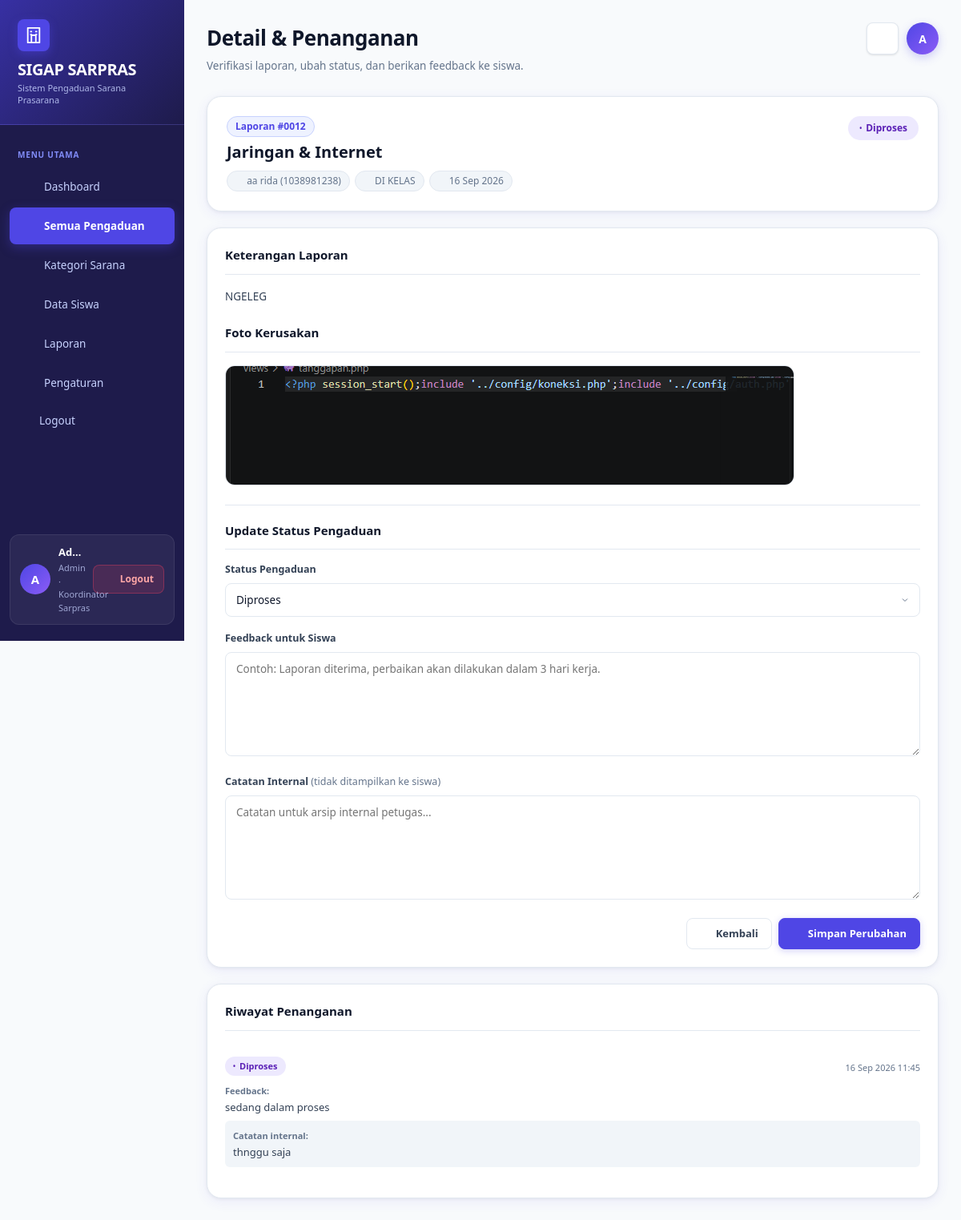
Screenshot of /views/tanggapan.php?id=12 (signed in) with the database file from the repository.
### tables this page shows
CREATE TABLE `pengaduan` (
  `id_pengaduan` int(11) NOT NULL,
  `nis` int(11) NOT NULL,
  `id_kategori` int(11) NOT NULL,
  `lokasi` varchar(150) NOT NULL,
  `keterangan` text NOT NULL,
  `foto` varchar(255) DEFAULT NULL,
  `status` enum('Menunggu','Diverifikasi','Diproses','Selesai','Ditolak') NOT NULL DEFAULT 'Menunggu',
  `created_at` datetime NOT NULL DEFAULT current_timestamp()
);

CREATE TABLE `kategori` (
  `id_kategori` int(11) NOT NULL,
  `nama_kategori` varchar(100) NOT NULL,
  `deskripsi` varchar(255) DEFAULT '',
  `aktif` tinyint(1) NOT NULL DEFAULT 1
);

CREATE TABLE `siswa` (
  `nis` int(11) NOT NULL,
  `nama` varchar(100) NOT NULL,
  `kelas` varchar(50) NOT NULL,
  `username` varchar(50) NOT NULL,
  `password` varchar(255) NOT NULL,
  `aktif` tinyint(1) NOT NULL DEFAULT 1
);

CREATE TABLE `penanganan` (
  `id_penanganan` int(11) NOT NULL,
  `id_pengaduan` int(11) NOT NULL,
  `username` varchar(50) NOT NULL,
  `status` varchar(30) NOT NULL,
  `feedback` varchar(255) DEFAULT '',
  `catatan` varchar(255) DEFAULT '',
  `created_at` datetime NOT NULL DEFAULT current_timestamp()
);

### models/Pengaduan.php (called while the page is built, shortened)
<?php
class Pengaduan {
    private $conn;
    public function __construct($conn) {
        $this->conn = $conn;
    }
    public function get($id) {
        $id = (int)$id;
        $sql = "SELECT p.*, s.nama, s.kelas, s.username, k.nama_kategori
                FROM pengaduan p
                JOIN siswa s ON s.nis=p.nis
                JOIN kategori k ON k.id_kategori=p.id_kategori
                WHERE p.id_pengaduan=$id";
        $q = mysqli_query($this->conn, $sql);
        return mysqli_fetch_assoc($q);
    }
    public function penanganan($id) {
        $id = (int)$id;
        return mysqli_query($this->conn,
            "SELECT p.*, a.nama AS nama_admin
             FROM penanganan p
             LEFT JOIN admin a ON a.username=p.username
             WHERE p.id_pengaduan=$id
             ORDER BY p.created_at DESC");
    }
}
?>

### views/tanggapan.php (the view, shortened to what this page needs)
<?php
include '../config/koneksi.php';
include '../config/icons.php';
include '../config/layout.php';
include '../models/Pengaduan.php';
$m   = new Pengaduan($conn);
$id  = (int)($_GET['id'] ?? 0);
$d   = $m->get($id);
$hist  = $m->penanganan($id);
?>
<!doctype html>
<html lang="id">
<head>
    <link rel="stylesheet" href="../assets/style.css?v=2">
</head>
<body>
<div class="app">
    <?= sidebar('complaints') ?>
    <main class="main">
        <div class="top">
            <div>
                <h2>Detail &amp; Penanganan</h2>
                <p>Verifikasi laporan, ubah status, dan berikan feedback ke siswa.</p>
            </div>
            <div class="top-actions">
                <div class="bell"><?= icon('bell', '17') ?></div>
                <div class="avatar"><?= strtoupper(substr($_SESSION['nama'] ?? 'A', 0, 1)) ?></div>
            </div>
        </div>
        <div class="detail-top">
            <div class="detail-title">
                <div>
                    <div style="font-size:12px;font-weight:600;color:var(--primary);margin-bottom:6px;background:var(--primary-bg);display:inline-block;padding:3px 10px;border-radius:999px;border:1px solid #c7d2fe;">
                        Laporan #<?= str_pad($id, 4, '0', STR_PAD_LEFT) ?>
                    </div>
                    <h3><?= htmlspecialchars($d['nama_kategori']) ?></h3>
                    <div class="meta">
                        <span><?= icon('user', '11') ?> <?= htmlspecialchars($d['nama']) ?> (<?= htmlspecialchars($d['nis']) ?>)</span>
                        <span><?= icon('location', '11') ?> <?= htmlspecialchars($d['lokasi']) ?></span>
                        <span><?= icon('calendar', '11') ?> <?= date('d M Y', strtotime($d['created_at'])) ?></span>
                    </div>
                </div>
                <span class="status <?= $d['status']==='Selesai' ? 'selesai' : ($d['status']==='Diproses' ? 'proses' : ($d['status']==='Ditolak' ? 'ditolak' : '')) ?>" style="font-size:12px;padding:6px 14px;">
                    <?= htmlspecialchars($d['status']) ?>
                </span>
            </div>
        </div>
        <div class="detail-grid">
            <div class="detail-box">
                <h4>Keterangan Laporan</h4>
                <p class="detail-copy"><?= nl2br(htmlspecialchars($d['keterangan'])) ?></p>
                <?php if (!empty($d['foto'])): ?>
                <h4 class="detail-subtitle">Foto Kerusakan</h4>
                <img class="detail-image" src="../assets/uploads/<?= htmlspecialchars($d['foto']) ?>" alt="Foto kerusakan">
                <?php endif; ?>
                <div class="detail-form">
                    <h4 style="border-top:none;padding-top:0;margin-bottom:16px;">Update Status Pengaduan</h4>
                    <form method="post">
                        <div class="field">
                            <label>Status Pengaduan</label>
                            <select name="status">
                                <?php foreach (['Diverifikasi','Diproses','Selesai','Ditolak'] as $opt): ?>
                                <option <?= $d['status']===$opt ? 'selected' : '' ?>><?= $opt ?></option>
                                <?php endforeach; ?>
                            </select>
                        </div>
                        <div class="field">
                            <label>Feedback untuk Siswa</label>
                            <textarea name="feedback" placeholder="Contoh: Laporan diterima, perbaikan akan dilakukan dalam 3 hari kerja."></textarea>
                        </div>
                        <div class="field">
                            <label>Catatan Internal <span style="color:var(--muted);font-weight:400;">(tidak ditampilkan ke siswa)</span></label>
                            <textarea name="catatan" placeholder="Catatan untuk arsip internal petugas..."></textarea>
                        </div>
                        <div class="form-actions" style="padding-top:0;border-top:none;margin-top:0;">
                            <a class="btn" href="semua_pengaduan.php">
                                <span style="display:flex;align-items:center;gap:6px;"><?= icon('arrow-left', '14') ?> Kembali</span>
                            </a>
                            <button class="btn primary" name="simpan">
                                <span style="display:flex;align-items:center;gap:6px;"><?= icon('save', '14') ?> Simpan Perubahan</span>
                            </button>
                        </div>
                    </form>
                </div>
            </div>
            <div class="detail-box">
                <h4>Riwayat Penanganan</h4>
                <?php $has = false; while ($h = mysqli_fetch_assoc($hist)): $has = true; ?>
                <div class="history-item">
                    <div style="display:flex;justify-content:space-between;align-items:center;gap:10px;flex-wrap:wrap;">
                        <span class="status <?= $h['status']==='Selesai' ? 'selesai' : ($h['status']==='Diproses' ? 'proses' : ($h['status']==='Ditolak' ? 'ditolak' : '')) ?>">
                            <?= htmlspecialchars($h['status']) ?>
                        </span>
                        <span class="history-date"><?= date('d M Y H:i', strtotime($h['created_at'])) ?></span>
                    </div>
                    <?php if ($h['feedback']): ?>
                    <div class="history-text">
                        <strong style="font-size:11px;color:var(--muted);">Feedback:</strong><br>
                        <?= nl2br(htmlspecialchars($h['feedback'])) ?>
                    </div>
                    <?php endif; ?>
                    <?php if ($h['catatan']): ?>
                    <div class="history-text" style="background:var(--bg-2);border-radius:6px;padding:8px 10px;margin-top:6px;">
                        <strong style="font-size:11px;color:var(--muted);">Catatan internal:</strong><br>
                        <?= nl2br(htmlspecialchars($h['catatan'])) ?>
                    </div>
                    <?php endif; ?>
                </div>
                <?php endwhile; ?>
            </div>
        </div>
    </main>
</div>
</body>
</html>

### rows the page displays
pengaduan: id_kategori.nama_kategori "Jaringan & Internet", nis.nama "aa rida", nis "1038981238", lokasi "DI KELAS", created_at "16 Sep 2026", status "Diproses", keterangan "NGELEG", foto (picture)
penanganan: status "Diproses", created_at "16 Sep 2026 11:45", feedback "sedang dalam proses", catatan "thnggu saja"

### other values shown
$item['label'] "Dashboard"
$item['label'] "Semua Pengaduan"
$item['label'] "Kategori Sarana"
$item['label'] "Data Siswa"
$item['label'] "Laporan"
$item['label'] "Pengaturan"
$initial "A"
$nama "Ad…"
$sub "Admin · Koordinator Sarpras"
substr($_SESSION['nama'] ?? 'A', 0, 1) "A"
str_pad($id, 4, '0', STR_PAD_LEFT) "0012"
